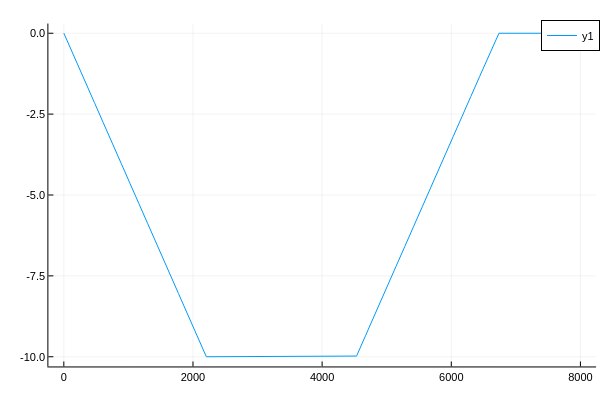

The notebook cell saved with this chart:
### Code cell
plot(a_mks*ahist) #semi-major axis

### Figure 1 — Plotly figure (JSON) as saved in the notebook; plotly's stock layout.template omitted (floating-point values rounded to 4 significant figures; data arrays with more than 128 entries replaced by an {"elided": "..."} marker saying what was removed)
{"data": [{"colorbar": {"len": 0.9525, "title": "", "x": 0.9934, "y": 0.5139}, "legendgroup": "y1", "line": {"color": "rgba(0, 154, 250, 1.000)", "dash": "solid", "shape": "linear", "width": 1}, "mode": "lines", "name": "y1", "showlegend": true, "type": "scatter", "x": {"elided": "8002 int values"}, "xaxis": "x", "y": {"elided": "8002 float values"}, "yaxis": "y", "zmax": null, "zmin": null}], "layout": {"annotations": [], "height": 400, "legend": {"bgcolor": "rgba(255, 255, 255, 1.000)", "bordercolor": "rgba(0, 0, 0, 1.000)", "borderwidth": 1, "font": {"color": "rgba(0, 0, 0, 1.000)", "family": "sans-serif", "size": 11}, "title": {"font": {"color": "rgba(0, 0, 0, 1.000)", "family": "sans-serif", "size": 15}, "text": ""}, "tracegroupgap": 0, "traceorder": "normal", "x": 1, "xanchor": "auto", "y": 1, "yanchor": "auto"}, "margin": {"b": 20, "l": 0, "r": 0, "t": 20}, "paper_bgcolor": "rgba(255, 255, 255, 1.000)", "plot_bgcolor": "rgba(255, 255, 255, 1.000)", "showlegend": true, "width": 600, "xaxis": {"anchor": "y", "domain": [0.08064, 0.9934], "gridcolor": "rgba(0, 0, 0, 0.100)", "gridwidth": 0.5, "linecolor": "rgba(0, 0, 0, 1.000)", "mirror": false, "range": [-239.0, 8242.0], "showgrid": true, "showline": true, "showticklabels": true, "tickangle": 0, "tickcolor": "rgb(0, 0, 0)", "tickfont": {"color": "rgba(0, 0, 0, 1.000)", "family": "sans-serif", "size": 11}, "tickmode": "array", "ticks": "inside", "ticktext": ["0", "2000", "4000", "6000", "8000"], "tickvals": [0, 2000, 4000, 6000, 8000], "title": "", "titlefont": {"color": "rgba(0, 0, 0, 1.000)", "family": "sans-serif", "size": 15}, "type": "-", "visible": true, "zeroline": false, "zerolinecolor": "rgba(0, 0, 0, 1.000)"}, "yaxis": {"anchor": "x", "domain": [0.03762, 0.9902], "gridcolor": "rgba(0, 0, 0, 0.100)", "gridwidth": 0.5, "linecolor": "rgba(0, 0, 0, 1.000)", "mirror": false, "range": [-10.3, 0.3], "showgrid": true, "showline": true, "showticklabels": true, "tickangle": 0, "tickcolor": "rgb(0, 0, 0)", "tickfont": {"color": "rgba(0, 0, 0, 1.000)", "family": "sans-serif", "size": 11}, "tickmode": "array", "ticks": "inside", "ticktext": ["-10.0", "-7.5", "-5.0", "-2.5", "0.0"], "tickvals": [-10, -7.5, -5, -2.5, 0], "title": "", "titlefont": {"color": "rgba(0, 0, 0, 1.000)", "family": "sans-serif", "size": 15}, "type": "-", "visible": true, "zeroline": false, "zerolinecolor": "rgba(0, 0, 0, 1.000)"}}}
